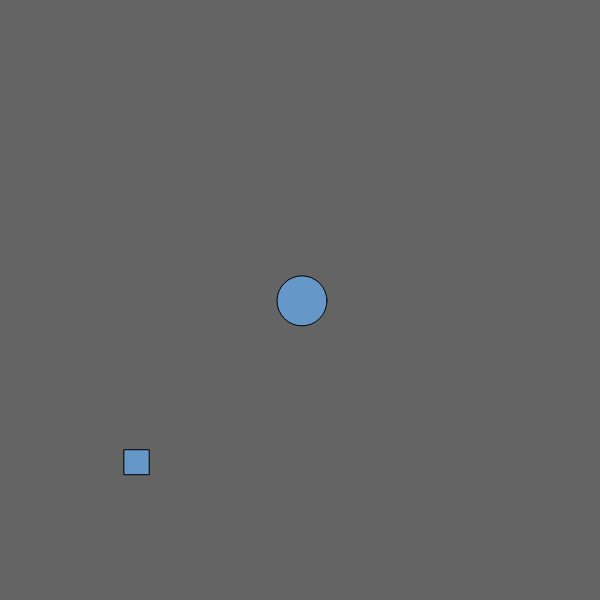
Frame 1 (no input)
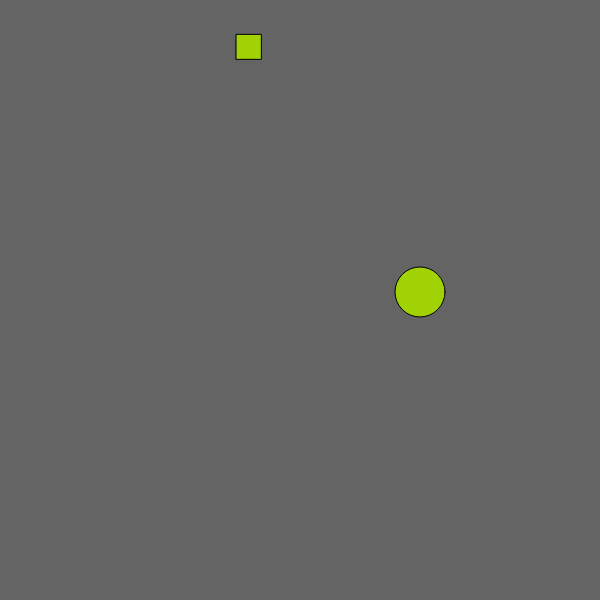
Frame 60 (no input)
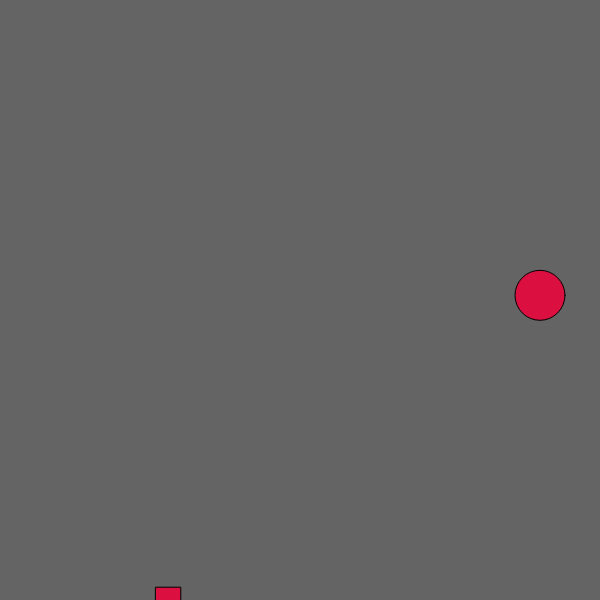
Frame 120 (the mouse pressed at the canvas centre since frame 60)

The p5.js sketch that drew these frames (run headless with seeded random() and noise() and a simulated clock; from frame 60 on, the mouse is pressed at the canvas centre):

// p5.js sketch
// ── sketch.js
let speed = 2; 

function setup() {
  createCanvas(600, 600);
  x = width / 2; 
  y = height / 2;
  size = 50;
  colorR = 100;//Red
  colorG = 150; //Green
  colorB = 200; //Blue
}

function draw() {
  background(100);

  x += speed;
  y += random(-speed,speed);

  colorR = (colorR + 1) % 255; 
  colorG = (colorG + 1) % 255;
  colorB = (colorB + 1) % 255;

  fill(colorR, colorG, colorB); 
  ellipse(x, y, size); // X, Y and size is defined as X= width/ 2, Y is height/2 and size is 50  



  //Rectangle at a random position 
  let randomSize = size / 2; //defined random size
  rect(random(width), random(height), randomSize, randomSize);
}
